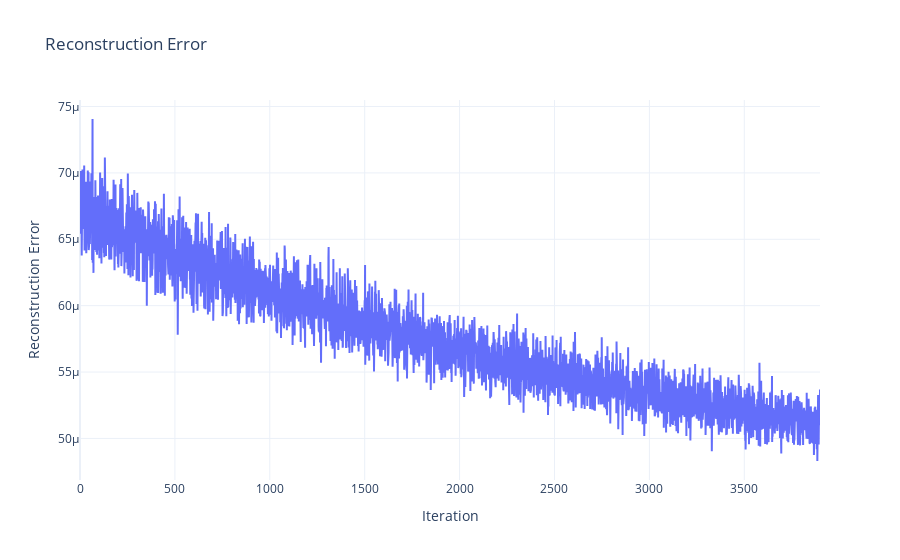

Here is the notebook cell this chart was saved with:
### Code cell
fig = go.Figure()
fig.add_trace(
  go.Scatter(y=[err.item() for err in err_list], mode="lines", name="LISTA")
)
fig.update_layout(
  title="Reconstruction Error",
  xaxis_title="Iteration",
  yaxis_title="Reconstruction Error",
)

### Figure 1 — Plotly figure (JSON) as saved in the notebook; plotly's stock layout.template omitted (floating-point values rounded to 4 significant figures; data arrays with more than 128 entries replaced by an {"elided": "..."} marker saying what was removed)
{"data": [{"mode": "lines", "name": "LISTA", "type": "scatter", "y": {"elided": "3900 float values"}}], "layout": {"title": {"text": "Reconstruction Error"}, "xaxis": {"title": {"text": "Iteration"}}, "yaxis": {"title": {"text": "Reconstruction Error"}}}}
